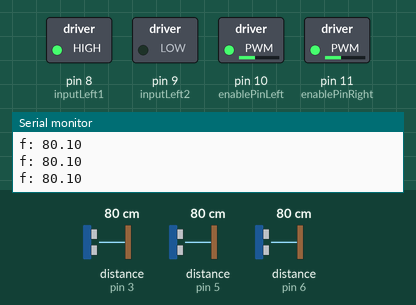
The sketch below on a simulated Arduino Uno, built with avr-gcc and run on an emulated ATmega328P. On the bench: switched loads named in the sketch (green lamp = pin HIGH), the last lines printed to the serial monitor. Wiring (inferred from the names in the program): ultrasonic range finder: trigger pin 7; echo pin 6. Inputs (shaded band) come from the test bench; at power-on: distance to the obstacle (sensors on pin 6, pin 5, pin 3) 80 cm. The echo pulse lasts 58.3 µs per cm; pins used as bus, display or sensor lines are not drawn.

Above: at 1.2 s.
1.3 s: distance to the obstacle (sensor on pin 6) set to 32 cm
2.8 s: distance to the obstacle (sensor on pin 6) set to 28 cm
At 3.4 s:
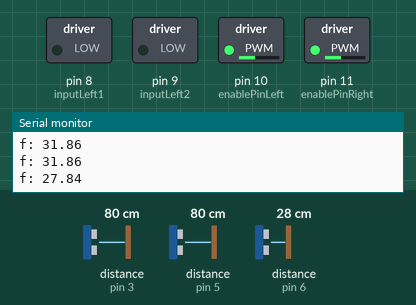
4.3 s: distance to the obstacle (sensor on pin 6) set to 35 cm
At 5.4 s:
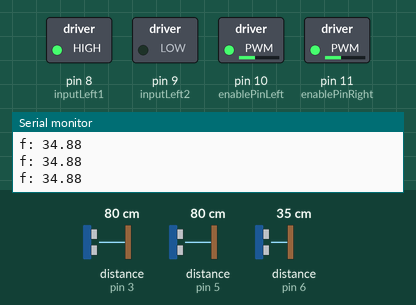
6.5 s: distance to the obstacle (sensor on pin 6) set to 2 cm
At 6.9 s:
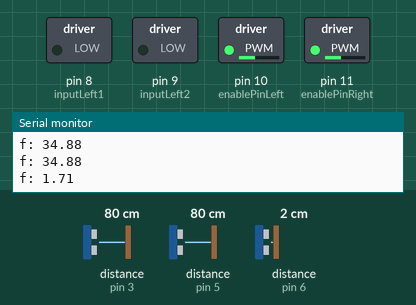
8.0 s: distance to the obstacle (sensor on pin 5) set to 33 cm
10.9 s: distance to the obstacle (sensor on pin 5) set to 26 cm
At 12.9 s:
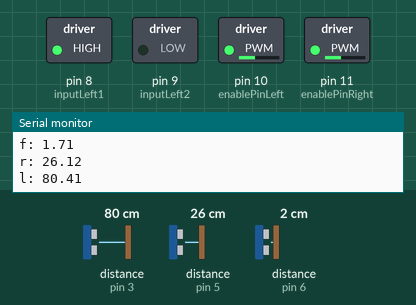
Timing chart, 0 to 14.9 s (numbered marks = the images above; inputs shaded):
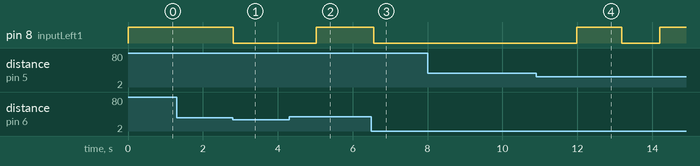

The sketch:

robot_v2.ino
```cpp
#define inputRight1 12 //pierwszy pin determinujacy kierunek prawego koła (HIGH - do przodu)
#define inputRight2 13 //pierwszy pin determinujacy kierunek prawego koła (HIGH - do tyłu)
#define enablePinRight 11 // PWM prawego koła (nadawanie prędkości obrotowej prawego koła)

#define inputLeft1 8 //pierwszy pin determinujacy kierunek lewego koła (HIGH - do przodu)
#define inputLeft2 9 //pierwszy pin determinujacy kierunek lewego koła (HIGH - do tyłu)
#define enablePinLeft 10 // PWM lewego koła (nadawanie prędkości obrotowej lewego koła)

#define trigPinFront 7 //wyjście odpowiadające wejściu zezwalającemu przedmiego czujnika
#define echoPinFront 6 //wejście odpowiadające wyjściu przedniego czujnika zwracającego pomiar

#define trigPinRight 4 //wyjście odpowiadające wejściu zezwalającemu prawego czujnika
#define echoPinRight 5 //wejście odpowiadające wyjściu prawego czujnika zwracającego pomiar

#define trigPinLeft 2 //wyjście odpowiadające wejściu zezwalającemu lewego czujnika
#define echoPinLeft 3 //wejście odpowiadające wyjściu lewego czujnika zwracającego pomiar

#define barier 30.0 //odległość wyrażona w centymetrach, w przypadku której robot ma zatrzymać się przed dalszą jazdą

#define degree90time 1200 //czas w mikrosekundach, przez jaki ma wykonywać się operacja skrętu, by robot skręcił o 90 stopni (na testowym podłożu)

#define motorSpeed 100 //częstotliwość decydująca o prędkości obrotowej silników

void setup() {
  Serial.begin (9600);

  pinMode(inputRight1, OUTPUT); //ustawienie pierwszego pinu prawego koła na wyjście
  pinMode(inputRight2, OUTPUT); //ustawienie drugiego pinu prawego koła na wyjście
  pinMode(enablePinRight, OUTPUT); //ustawienie PWM prawego koła na wyjście (zakres 0-225)

  pinMode(inputLeft1, OUTPUT); //ustawienie pierwszego pinu lewego koła na wyjście
  pinMode(inputLeft2, OUTPUT); //ustawienie drugiego pinu lewego koła na wyjście
  pinMode(enablePinLeft, OUTPUT); //ustawienie PWM lewego koła na wyjście (zakres 0-225)

  pinMode(trigPinFront, OUTPUT); // ustawienie pinów podłączonych do trig czujnika jako wyjście
  pinMode(echoPinFront, INPUT); // ustawienie pinów podłączonych do echo czujnika jako wejście

  pinMode(trigPinRight, OUTPUT);
  pinMode(echoPinRight, INPUT);

  pinMode(trigPinLeft, OUTPUT);
  pinMode(echoPinLeft, INPUT);

  analogWrite(enablePinRight, motorSpeed); //nadanie prędkości obrotowej silników
  analogWrite(enablePinLeft, motorSpeed);
}

void loop() {
  // algorytm omijania napotkanej przeszkody
  if(measureDistance('f') > barier){
    goForward();
    delay(100);
  }
  else{
    stop(1000);
    if(measureDistance('r') > barier){
      turnRight(degree90time);
    } else if(measureDistance('l') > barier) {
      turnLeft(degree90time);
    } else{
        goBack(1000);
        if(measureDistance('r') > barier){
          turnRight(degree90time);
        } else if(measureDistance('l') > barier) {
          turnLeft(degree90time);
        }
    }
  }
}

// pomiar odległości na wybranym czujniku
// parametr: direction - wybór kierunku pomiaru:
//f - front, przedmi czujnik
//r - right, prawy czujnik
//l - left, lewy czujnik
float measureDistance(char direction) {
  float czas, dystans;
  if(direction == 'f'){
    digitalWrite(trigPinFront, HIGH); // nadanie sygnału czujnika, rozpoczęcie pomiaru odkległości
    delayMicroseconds(10); // odczekanie 10 mikrosekund
    digitalWrite(trigPinFront, LOW);

    czas = pulseIn(echoPinFront, HIGH); // odczyt czasu pomiaru
  }
  else if(direction == 'r'){
    digitalWrite(trigPinRight, HIGH);
    delayMicroseconds(10);
    digitalWrite(trigPinRight, LOW);

    czas = pulseIn(echoPinRight, HIGH);

  }
  else if(direction == 'l'){
    digitalWrite(trigPinLeft, HIGH);
    delayMicroseconds(10);
    digitalWrite(trigPinLeft, LOW);

    czas = pulseIn(echoPinLeft, HIGH);
  }

  dystans = czas / 58.00; // obliczenie odległości od przeszkody (w centymetrach)
  // testowe wypisanie odkległości
  Serial.print(direction);
  Serial.print(": ");
  Serial.println(dystans);

  return dystans;
}

// skręt w prawo
// parametr: time - czas skrętu
void turnRight(long time){
  rightRun(1);
  leftRun(0);
  delay(time);
}

// skręt w lewo
// parametr: time - czas skrętu
void turnLeft(long time){
  rightRun(0);
  leftRun(1);
  delay(time);
}

// jazda do przodu
// parametr: time - czas jazdy
void goForward(){
  rightRun(1);
  leftRun(1);
}

// jazda do tyłu
// parametr: time - czas jazdy
void goBack(long time){
  rightRun(-1);
  leftRun(-1);
  delay(time);
}

// zatrzymanie się robota
// parametr: time - czas zatrzymania
void stop(int time){
  rightRun(0);
  leftRun(0);
  delay(time);
}

// nadanie kierunku prawego koła
// parametr: i - kierunek jazdy:
// -1 - koło jedzie do tyłu
//  0 - koło się zatrzymuje
//  1 - koło jedzie do przodu
void rightRun(int i){
  if(i == -1) { //back
    digitalWrite(inputRight1, LOW);
    digitalWrite(inputRight2, HIGH);
  }
  else if(i == 0){ //stop
    digitalWrite(inputRight1, LOW);
    digitalWrite(inputRight2, LOW);
  }
  else if(i == 1){ //forward
    digitalWrite(inputRight1, HIGH);
    digitalWrite(inputRight2, LOW);
  }
}

// nadanie kierunku lewego koła
// parametr: i - kierunek jazdy:
// -1 - koło jedzie do tyłu
//  0 - koło się zatrzymuje
//  1 - koło jedzie do przodu
void leftRun(int i){
  if(i == -1) { //back
    digitalWrite(inputLeft1, LOW);
    digitalWrite(inputLeft2, HIGH);
  }
  else if(i == 0){ //stop
    digitalWrite(inputLeft1, LOW);
    digitalWrite(inputLeft2, LOW);
  }
  else if(i == 1){ //forward
    digitalWrite(inputLeft1, HIGH);
    digitalWrite(inputLeft2, LOW);
  }
}
```

Measured:
- the behaviour switches between 31 and 30 cm on distance to the obstacle (sensor on pin 6) (found by bisection; images 0 and 1)
- the behaviour switches between 30 and 29 cm on distance to the obstacle (sensor on pin 5) (found by bisection; images 3 and 4)
- after the input at 2.8 s, pin 8 (inputLeft1): HIGH → LOW at once
- after the input at 4.3 s, pin 8 (inputLeft1): LOW → HIGH after 0.72 s
- after the input at 6.5 s, pin 8 (inputLeft1): HIGH → LOW after 0.07 s
- after the input at 10.9 s, pin 8 (inputLeft1): LOW → HIGH after 1.1 s, → LOW 1.2 s later, → HIGH 1.0 s later
